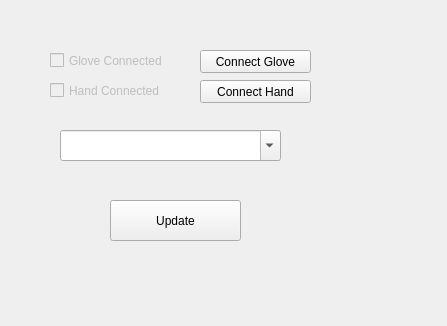
<?xml version="1.0" encoding="UTF-8"?>
<ui version="4.0">
 <class>DeviseWidget</class>
 <widget class="QWidget" name="DeviseWidget">
  <property name="geometry">
   <rect>
    <x>0</x>
    <y>0</y>
    <width>447</width>
    <height>326</height>
   </rect>
  </property>
  <property name="windowTitle">
   <string>DeviseWidget</string>
  </property>
  <widget class="QCheckBox" name="isGloveConnectedBox">
   <property name="enabled">
    <bool>false</bool>
   </property>
   <property name="geometry">
    <rect>
     <x>50</x>
     <y>50</y>
     <width>141</width>
     <height>21</height>
    </rect>
   </property>
   <property name="text">
    <string>Glove Connected</string>
   </property>
  </widget>
  <widget class="QCheckBox" name="isHandConnectedBox">
   <property name="enabled">
    <bool>false</bool>
   </property>
   <property name="geometry">
    <rect>
     <x>50</x>
     <y>80</y>
     <width>121</width>
     <height>21</height>
    </rect>
   </property>
   <property name="text">
    <string>Hand Connected</string>
   </property>
  </widget>
  <widget class="QPushButton" name="connectGloveButton">
   <property name="geometry">
    <rect>
     <x>200</x>
     <y>50</y>
     <width>111</width>
     <height>23</height>
    </rect>
   </property>
   <property name="text">
    <string>Connect Glove</string>
   </property>
  </widget>
  <widget class="QPushButton" name="connectHandButton">
   <property name="geometry">
    <rect>
     <x>200</x>
     <y>80</y>
     <width>111</width>
     <height>23</height>
    </rect>
   </property>
   <property name="text">
    <string>Connect Hand</string>
   </property>
  </widget>
  <widget class="QFontComboBox" name="availablePortsList">
   <property name="geometry">
    <rect>
     <x>60</x>
     <y>130</y>
     <width>221</width>
     <height>31</height>
    </rect>
   </property>
   <property name="currentText">
    <string/>
   </property>
  </widget>
  <widget class="QPushButton" name="updateButton">
   <property name="geometry">
    <rect>
     <x>110</x>
     <y>200</y>
     <width>131</width>
     <height>41</height>
    </rect>
   </property>
   <property name="text">
    <string>Update</string>
   </property>
  </widget>
 </widget>
 <layoutdefault spacing="6" margin="11"/>
 <resources/>
 <connections/>
</ui>
